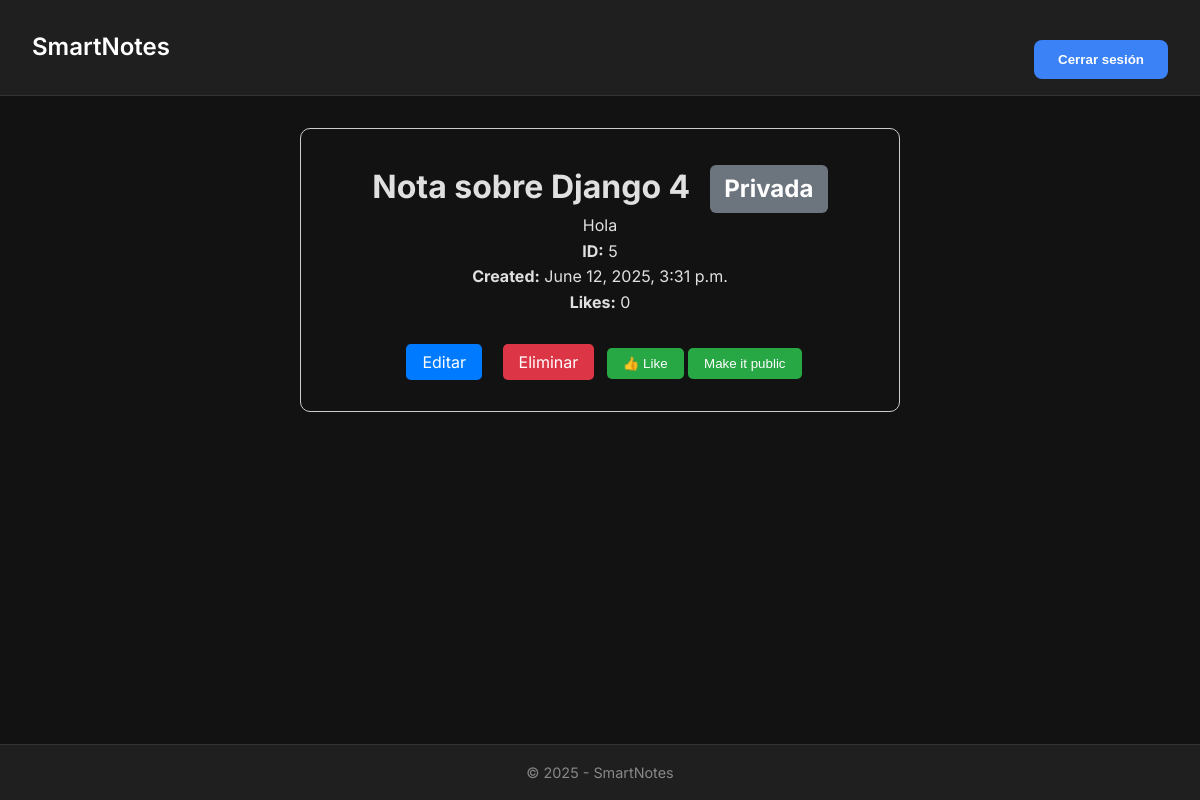
/smart/notes/5 (signed in), run on the app's committed database.
### notes/models.py (models this page shows)
class Notes(models.Model):
    title = models.CharField(max_length=200)
    text = models.TextField()
    created = models.DateTimeField(auto_now_add=True)
    likes = models.PositiveSmallIntegerField(default=0)
    user = models.ForeignKey(User, on_delete=models.CASCADE, related_name="notes")
    public = models.BooleanField(default=False)

### notes/views.py (the view)
# urls.py: path('notes/<int:pk>', views.NotesDetailView.as_view(), name="notes.name"),
class NotesDetailView(DetailView):
    model = Notes
    context_object_name = 'note'
    template_name = 'notes/notes_detail.html'
    def get_object(self, queryset=None):
        note = get_object_or_404(Notes, pk=self.kwargs.get('pk'))
        user = self.request.user
        if note.public or (user.is_authenticated and note.user == user):
            return note
        raise Http404("This note is not available")

### notes/templates/notes/notes_detail.html (shortened to what this page needs)
{% extends "base.html" %}
{% block content %}
    <div style="text-align: center; max-width: 600px; margin: auto; padding: 2rem; border: 1px solid #ccc; border-radius: 10px;">
        {% if not note %}
            <p style="color: red;">Error: Note not found!</p>
        {% else %}
            <h1>
                {{ note.title }}
                <span class="badge {% if note.public %}badge-public{% else %}badge-private{% endif %}">
                    {% if note.public %}Pública{% else %}Privada{% endif %}
                </span>
            </h1>
            <p>{{ note.text }}</p>
            <p><strong>ID:</strong> {{ note.pk }}</p>
            <p><strong>Created:</strong> {{ note.created }}</p>
            <p><strong>Likes:</strong> {{ note.likes }}</p>
            <div style="margin-top: 2rem;">
                <a href="{% url 'notes.update' note.pk %}" style="padding: 0.5rem 1rem; background-color: #007bff; color: white; text-decoration: none; border-radius: 5px; margin: 0.5rem;">Editar</a>
                <a href="{% url 'notes.delete' note.pk %}" style="padding: 0.5rem 1rem; background-color: #dc3545; color: white; text-decoration: none; border-radius: 5px; margin: 0.5rem;">Eliminar</a>
                <form method="POST" action="{% url 'notes.like' note.pk %}" style="display: inline;">
                    <button type="submit" style="padding: 0.5rem 1rem; background-color: #28a745; color: white; border: none; border-radius: 5px; cursor: pointer;">
                        👍 Like
                    </button>
                </form>
                <form method="POST" action="{% url 'notes.change_visibility' note.pk %}" style="display: inline;">
                    <button type="submit" style="padding: 0.5rem 1rem; background-color: #28a745; color: white; border: none; border-radius: 5px; cursor: pointer;">
                        {%if note.public %}
                            Make it private
                        {% else %}
                            Make it public
                        {% endif %}
                    </button>
                </form>
            </div>
        {% endif %}
    </div>
{% endblock %}

### static/css/style.css (style rules this page uses)
* { margin: 0; padding: 0; box-sizing: border-box; }
body { font-family: 'Inter', sans-serif; background-color: #121212; color: #e0e0e0; line-height: 1.6; min-height: 100vh; display: flex; flex-direction: column; }
.badge { display: inline-block; padding: 0.2em 0.6em; font-size: 0.75em; font-weight: bold; border-radius: 0.25em; margin-left: 0.5em; vertical-align: middle; color: white; }
.badge-private { background-color: #6c757d; }

### data on the page
Notes: title "Nota sobre Django 4", text "Hola", pk "5", created "June 12, 2025, 3:31 p.m.", likes "0"
